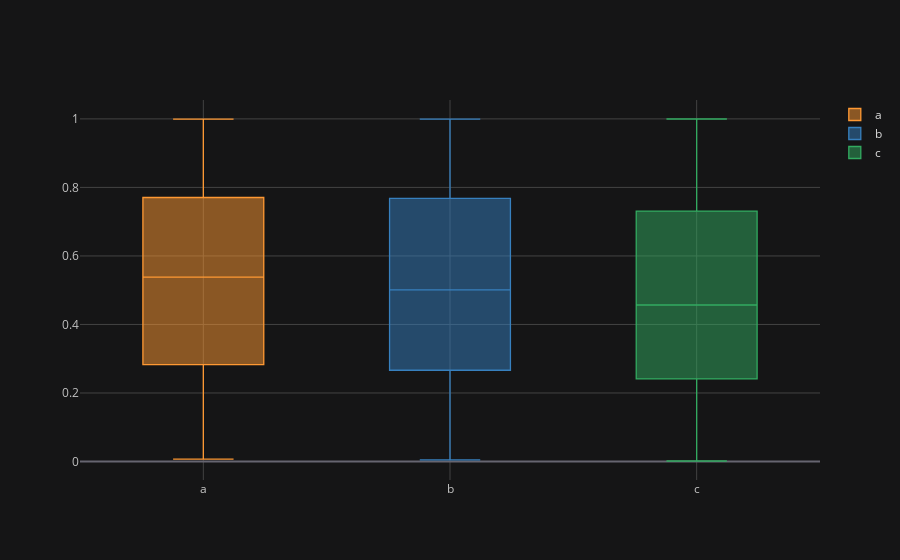

Write notebook code for a chart like this one.
### Code cell
df.iplot(kind="box")

### Figure 1 — Plotly figure (JSON) as saved in the notebook; plotly's stock layout.template omitted (floating-point values rounded to 4 significant figures; data arrays with more than 128 entries replaced by an {"elided": "..."} marker saying what was removed)
{"data": [{"boxpoints": false, "line": {"width": 1.3}, "marker": {"color": "rgba(255, 153, 51, 1.0)"}, "name": "a", "orientation": "v", "type": "box", "y": {"elided": "300 float values"}}, {"boxpoints": false, "line": {"width": 1.3}, "marker": {"color": "rgba(55, 128, 191, 1.0)"}, "name": "b", "orientation": "v", "type": "box", "y": {"elided": "300 float values"}}, {"boxpoints": false, "line": {"width": 1.3}, "marker": {"color": "rgba(50, 171, 96, 1.0)"}, "name": "c", "orientation": "v", "type": "box", "y": {"elided": "300 float values"}}], "layout": {"legend": {"bgcolor": "#151516", "font": {"color": "#D9D9D9"}}, "paper_bgcolor": "#151516", "plot_bgcolor": "#151516", "title": {"font": {"color": "#D9D9D9"}}, "xaxis": {"gridcolor": "#434343", "showgrid": true, "tickfont": {"color": "#C2C2C2"}, "title": {"font": {"color": "#D9D9D9"}, "text": ""}, "zerolinecolor": "#666570"}, "yaxis": {"gridcolor": "#434343", "showgrid": true, "tickfont": {"color": "#C2C2C2"}, "title": {"font": {"color": "#D9D9D9"}, "text": ""}, "zerolinecolor": "#666570"}}}
